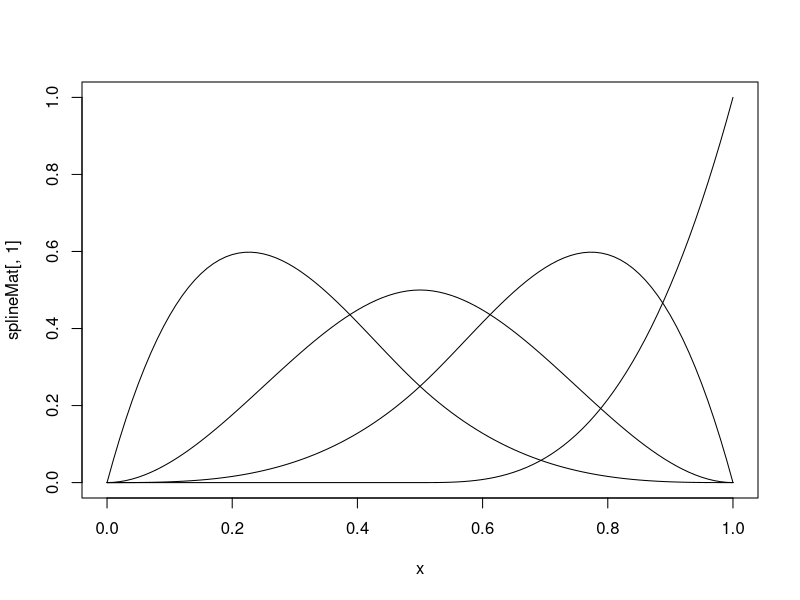

R code for this plot: (Note: this script raises an error after producing the figure.)
library(splines2)
x<-(0:100)/100

splineMat <- bSpline(x, df = 5, knots = median(x))

head(splineMat)

plot(x,splineMat[,1],type="n", ylim=range(splineMat) )
for(i in 1:ncol(splineMat)) lines(x,splineMat[,i])

# derivative of b spline
dsplineMat <- dbs(x, df = 5, knots = median(x))


y

y<- x^2+ rnorm(n)


## Steps:
# 1) Transform x to  a spline matrix
# 2) Transform a set of x's to a concatenated spline matrix (add an intercept, a vector of all 1's)
# 3) Find correlation between y and all two-way interactions of spline matrix
